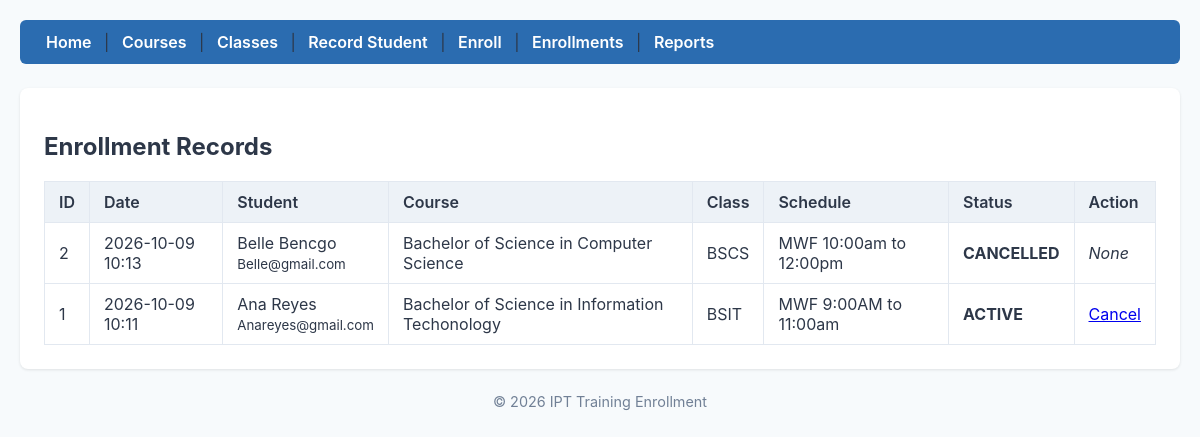
Screenshot of /admin/enrollments.php with the database file from the repository.
### tables this page shows
CREATE TABLE `enrollments` (
  `enrollment_id` int(11) NOT NULL,
  `student_id` int(11) NOT NULL,
  `class_id` int(11) NOT NULL,
  `enrollment_date` timestamp NOT NULL DEFAULT current_timestamp(),
  `status` varchar(20) DEFAULT 'active'
);

CREATE TABLE `students` (
  `student_id` int(11) NOT NULL,
  `full_name` varchar(100) NOT NULL,
  `email` varchar(100) DEFAULT NULL,
  `phone` varchar(30) DEFAULT NULL,
  `created_at` timestamp NOT NULL DEFAULT current_timestamp()
);

CREATE TABLE `courses` (
  `course_id` int(11) NOT NULL,
  `course_code` varchar(20) NOT NULL,
  `course_name` varchar(100) NOT NULL,
  `description` text DEFAULT NULL
);

CREATE TABLE `classes` (
  `class_id` int(11) NOT NULL,
  `course_id` int(11) NOT NULL,
  `class_code` varchar(20) NOT NULL,
  `schedule` varchar(100) DEFAULT NULL,
  `instructor` varchar(100) DEFAULT NULL,
  `slots` int(11) NOT NULL DEFAULT 0
);

### classes/EnrollmentRepository.php (called while the page is built, shortened)
<?php
class EnrollmentRepository {
    private $db;
    public function __construct(PDO $db) { $this->db = $db; }
    public function allWithDetails() {
        $sql = "SELECT e.enrollment_id, e.enrollment_date, e.status,
                       s.full_name, s.email, s.phone,
                       c.class_code, c.schedule, c.instructor,
                       co.course_name, co.course_code
                FROM enrollments e
                JOIN students s ON e.student_id = s.student_id
                JOIN classes c ON e.class_id = c.class_id
                JOIN courses co ON c.course_id = co.course_id
                ORDER BY e.enrollment_id DESC";
        return $this->db->query($sql)->fetchAll();
    }
}

### admin/enrollments.php (the view, shortened to what this page needs)
<?php
require_once __DIR__ . '/../config/db.php';
require_once __DIR__ . '/../classes/EnrollmentRepository.php';
require_once __DIR__ . '/../includes/header.php';
$repo = new EnrollmentRepository($db);
$rows = $repo->allWithDetails();
?>
<h2>Enrollment Records</h2>
<table>
    <thead>
        <tr>
            <th>ID</th>
            <th>Date</th>
            <th>Student</th>
            <th>Course</th>
            <th>Class</th>
            <th>Schedule</th>
            <th>Status</th>
            <th>Action</th>
        </tr>
    </thead>
    <tbody>
        <?php if (empty($rows)): ?>
            <tr><td colspan="8">No enrollments recorded yet.</td></tr>
        <?php else: ?>
            <?php foreach ($rows as $r): ?>
                <tr>
                    <td><?php echo $r['enrollment_id']; ?></td>
                    <td><?php echo date('Y-m-d H:i', strtotime($r['enrollment_date'])); ?></td>
                    <td><?php echo htmlspecialchars($r['full_name']); ?><br><small><?php echo htmlspecialchars($r['email']); ?></small></td>
                    <td><?php echo htmlspecialchars($r['course_name']); ?></td>
                    <td><?php echo htmlspecialchars($r['class_code']); ?></td>
                    <td><?php echo htmlspecialchars($r['schedule']); ?></td>
                    <td>
                        <strong><?php echo htmlspecialchars(strtoupper($r['status'])); ?></strong>
                    </td>
                    <td>
                        <?php if ($r['status'] === 'active'): ?>
                            <a href="enrollments.php?cancel_id=<?php echo $r['enrollment_id']; ?>"
                               onclick="return confirm('Cancel this enrollment? The class slot will be returned.');">Cancel</a>
                        <?php else: ?>
                            <em>None</em>
                        <?php endif; ?>
                    </td>
                </tr>
            <?php endforeach; ?>
        <?php endif; ?>
    </tbody>
</table>
<?php require_once __DIR__ . '/../includes/footer.php'; ?>

### css/style.css (style rules this page uses)
body { font-family: -apple-system, BlinkMacSystemFont, "Segoe UI", Roboto, sans-serif; margin: 0; padding: 20px; color: #2d3748; background-color: #f7fafc; }
table { width: 100%; border-collapse: collapse; margin-top: 18px; }
th, td { border: 1px solid #e2e8f0; padding: 10px 14px; text-align: left; }
th { background-color: #edf2f7; font-weight: 600; }

### rows the page displays
enrollments: enrollment_id "2", enrollment_date "2026-10-09 10:13", student.full_name "Belle Bencgo", student.email "Belle@gmail.com", courses.course_name "Bachelor of Science in Computer Science", class.class_code "BSCS", class.schedule "MWF 10:00am to 12:00pm", status "CANCELLED", shows "None"
enrollments: enrollment_id "1", enrollment_date "2026-10-09 10:11", student.full_name "Ana Reyes", student.email "Anareyes@gmail.com", courses.course_name "Bachelor of Science in Information Techonology", class.class_code "BSIT", class.schedule "MWF 9:00AM to 11:00am", status "ACTIVE"
